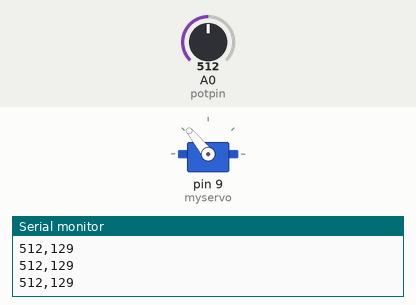
A sketch run on a simulated Arduino Uno, built with avr-gcc and run on an emulated ATmega328P. On the bench: servo, the last lines printed to the serial monitor. The test bench sets the inputs (shaded band); at power-on: A0 (potpin) = 512.

Above: at 1.2 s.
1.3 s: A0 (potpin) set to 716
At 2.4 s:
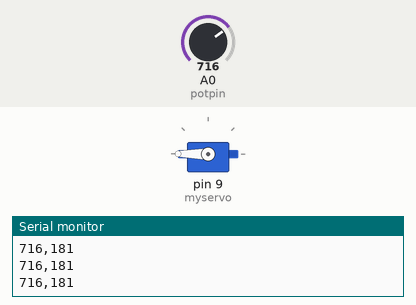
2.8 s: A0 (potpin) set to 306
At 3.3 s:
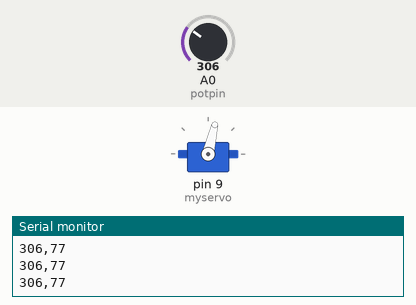
4.3 s: A0 (potpin) set to 122
At 4.7 s:
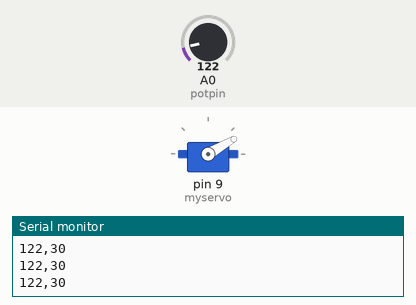
5.8 s: A0 (potpin) set to 0
At 6.8 s:
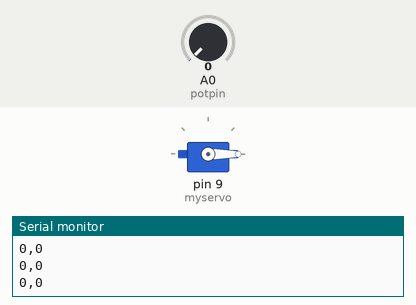
7.3 s: A0 (potpin) set to 511
At 8.2 s:
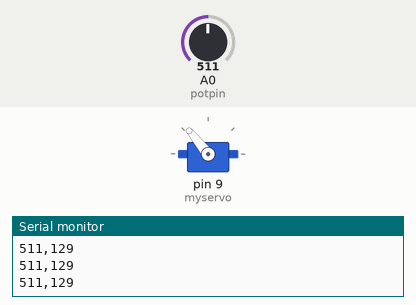
8.8 s: A0 (potpin) set to 900
At 9.2 s:
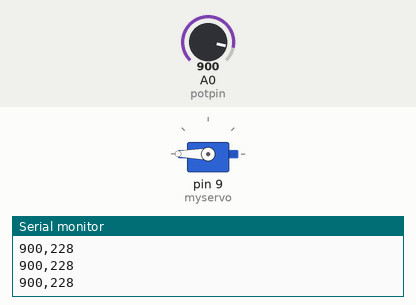
Timing chart, 0 to 11.3 s (numbered marks = the images above; inputs shaded):
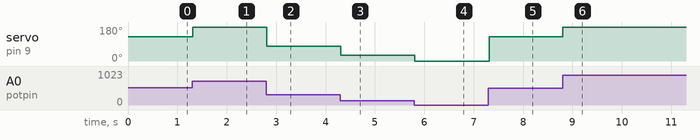

Measured:
- after the input at 1.3 s, servo on pin 9 (myservo): 129° → 180° at once
- after the input at 2.8 s, servo on pin 9 (myservo): 180° → 77° at once
- after the input at 4.3 s, servo on pin 9 (myservo): 77° → 30° at once
- after the input at 5.8 s, servo on pin 9 (myservo): 30° → 0° at once
- after the input at 7.3 s, servo on pin 9 (myservo): 0° → 129° at once
- after the input at 8.8 s, servo on pin 9 (myservo): 129° → 180° at once

The sketch:

Knob_servo_thing.ino
```cpp
/*
 Controlling a servo position using a potentiometer (variable resistor)
 by Michal Rinott <http://people.interaction-ivrea.it/m.rinott>
 modified on 8 Nov 2013 by Scott Fitzgerald
 http://www.arduino.cc/en/Tutorial/Knob
*/

#include <Servo.h>

Servo myservo;      // create Servo object to control a servo
int potpin = A0;    // analog pin used to connect the potentiometer
int in;             // variable to read the value from the analog pin
int out;            // variable to store the mapped servo value

void setup() {
  myservo.attach(9);      // attaches the servo on pin 9 to the Servo object
  Serial.begin(115200);
}

void loop() {
  in = analogRead(potpin);          // reads the potentiometer (0–1023)
  out = map(in, 0, 710, 0, 180);    // map to servo range
  myservo.write(out);               // move servo

  Serial.print(in);
  Serial.print(",");
  Serial.println(out);

  delay(15); // waits for the servo to get there
}
```
